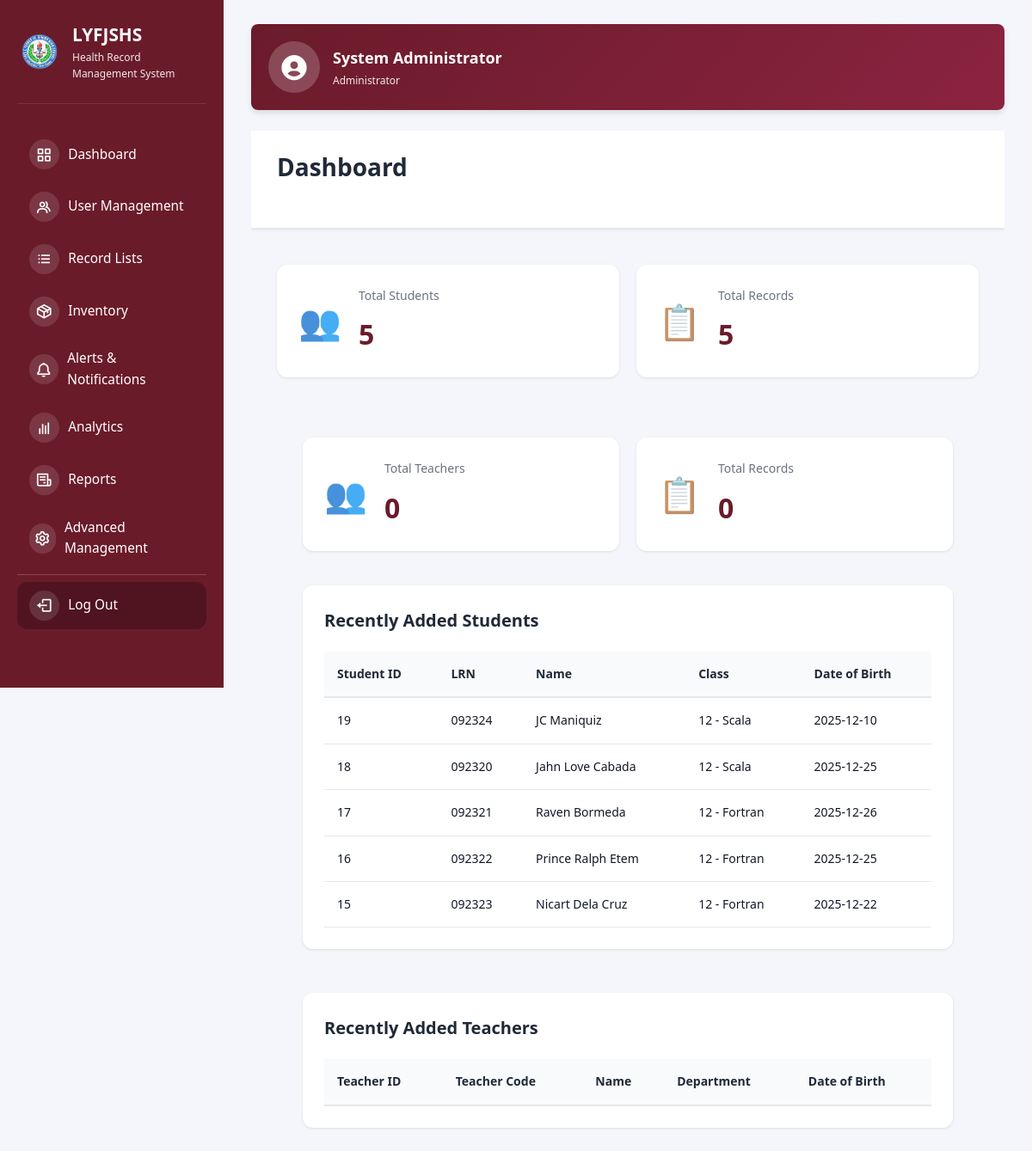
The app's page /dashboard (signed in) with its own data.
### tables this page shows
CREATE TABLE users (
            id INTEGER PRIMARY KEY AUTOINCREMENT,
            username TEXT UNIQUE NOT NULL,
            password TEXT NOT NULL,
            fullname TEXT NOT NULL,
            email TEXT NOT NULL,
            role TEXT DEFAULT 'health_officer',
            advisory_class TEXT,
            is_active INTEGER DEFAULT 1,
            created_at TIMESTAMP DEFAULT CURRENT_TIMESTAMP
        );

CREATE TABLE students (
            id INTEGER PRIMARY KEY AUTOINCREMENT,
            studentLRN TEXT UNIQUE NOT NULL,
            name TEXT NOT NULL,
            class TEXT,
            dob DATE,
            address TEXT,
            parentContact TEXT,
            emergencyContact TEXT,
            height TEXT,
            weight TEXT,
            blood TEXT,
            pastIllnesses TEXT,
            allergies TEXT,
            conditions TEXT,
            vaccination TEXT,
            created_at TIMESTAMP DEFAULT CURRENT_TIMESTAMP
        );

### app.py (the view)
@app.route("/dashboard")
def dashboard():
    if not session.get("logged_in"):
        return redirect(url_for("login"))
    db = get_db_connection()
    if not db:
        flash("Database connection error.", "danger")
        return redirect(url_for("login"))
    try:
        cursor = db.cursor()
        cursor.execute("SELECT * FROM users WHERE id = ?", (session.get("user_id"),))
        current_user = cursor.fetchone()
        if current_user and safe_row_get(current_user, 'role') == 'class_advisor' and safe_row_get(current_user, 'advisory_class'):
            advisory_class = safe_row_get(current_user, 'advisory_class')
            cursor.execute("SELECT * FROM students WHERE class = ?", (advisory_class,))
            students = cursor.fetchall()
            total_students = len(students)
            total_records = len(
                [s for s in students if s["allergies"] or s["conditions"]]
            )
            cursor.execute("""
                SELECT id, studentLRN, name, class, dob
                FROM students
                WHERE class = ?
                ORDER BY id DESC
                LIMIT 5
            """, (advisory_class,))
            recent_students = cursor.fetchall()
            teachers = []
            total_teachers = 0
            total_teacher_records = 0
            recent_teachers = []
        else:
            cursor.execute("SELECT * FROM students")
            students = cursor.fetchall()
            total_students = len(students)
            total_records = len(
                [s for s in students if s["allergies"] or s["conditions"]]
            )
            cursor.execute("""
                SELECT id, studentLRN, name, class, dob
                FROM students
                ORDER BY id DESC
                LIMIT 5
            """)
            recent_students = cursor.fetchall()
        cursor.execute("SELECT * FROM teachers")
        teachers = cursor.fetchall()
        total_teachers = len(teachers)
        total_teacher_records = len(
            [t for t in teachers if t["allergies"] or t["conditions"]]
        )
        cursor.execute("""
            SELECT id, teacherID, name, department, dob
            FROM teachers
            ORDER BY id DESC
            LIMIT 5
        """)
        recent_teachers = cursor.fetchall()
        db.close()
        return render_template(
            "dashboard.html",
            current_user=current_user,
            total_students=total_students,
            total_records=total_records,
            total_teachers=total_teachers,
            total_teacher_records=total_teacher_records,
            recent_students=recent_students,
            recent_teachers=recent_teachers,
        )
    except sqlite3.Error as e:
        flash(f"Error loading dashboard: {str(e)}", "danger")
        if db:
            db.close()
        return redirect(url_for("login"))

### app.py (called while the page is built)
@app.before_request
def check_user_status():
    if session.get("logged_in"):
        if request.endpoint in ['login', 'logout', 'register']:
            return
        db = get_db_connection()
        if db:
            try:
                cursor = db.cursor()
                cursor.execute("SELECT is_active FROM users WHERE id = ?", (session.get("user_id"),))
                user = cursor.fetchone()
                db.close()
                if not user or not safe_row_get(user, 'is_active', 1):
                    session.clear()
                    flash("Your account has been disabled. Please contact the administrator.", "danger")
                    return redirect(url_for("login"))
            except sqlite3.Error:
                db.close()

@app.context_processor
def inject_user():
    user = None
    if session.get("logged_in"):
        db = get_db_connection()
        if db:
            try:
                cursor = db.cursor()
                cursor.execute("SELECT * FROM users WHERE id = ?", (session.get("user_id"),))
                user = cursor.fetchone()
                db.close()
            except sqlite3.Error:
                pass
    return {'current_user': user}

def get_db_connection():
    try:
        conn = sqlite3.connect(DATABASE)
        conn.row_factory = sqlite3.Row  # This enables column access by name
        return conn
    except sqlite3.Error as e:
        print(f"Database connection error: {e}")
        return None

def safe_row_get(row, key, default=None):
    if row is None:
        return default
    try:
        return row[key]
    except (IndexError, KeyError):
        return default

### templates/dashboard.html (shortened to what this page needs)
{% extends "base.html" %} {% block extra_css %}
<link
  rel="stylesheet"
  href="{{ url_for('static', filename='css/dashboard.css') }}"
/>
{% endblock %} {% block content %}
<header class="header">
  <h1 id="page-title">Dashboard</h1>
</header>
<main class="main-content">
  <div class="content">
    <div id="dashboard" class="page active">
      <div class="stats-container">
        <div class="stat-card">
          <div class="stat-icon">👥</div>
          <div class="stat-info">
            <h3>Total Students</h3>
            <p id="total-students">{{ total_students }}</p>
          </div>
        </div>
        <div class="stat-card">
          <div class="stat-icon">📋</div>
          <div class="stat-info">
            <h3>Total Records</h3>
            <p id="total-records">{{ total_records }}</p>
          </div>
        </div>
      </div>
   <div class="content">
    <div id="dashboard" class="page active">
      {% if session.get('role') in ['super_admin', 'health_officer'] %}
      <div class="stats-container">
        <div class="stat-card">
          <div class="stat-icon">👥</div>
          <div class="stat-info">
            <h3>Total Teachers</h3>
            <p id="total-students">{{ total_teachers }}</p>
          </div>
        </div>
        <div class="stat-card">
          <div class="stat-icon">📋</div>
          <div class="stat-info">
            <h3>Total Records</h3>
            <p id="total-record">{{ total_teacher_records }}</p>
          </div>
        </div>
      </div>
      {% endif %}
      <div class="recent-records">
        <h2>Recently Added Students</h2>
        <table id="recent-records-table">
          <thead>
            <tr>
              <th>Student ID</th>
              <th>LRN</th>
              <th>Name</th>
              <th>Class</th>
              <th>Date of Birth</th>
            </tr>
          </thead>
          <tbody>
            {% for student in recent_students %}
            <tr>
              <td>{{ student.id }}</td>
              <td>{{ student.studentLRN }}</td>
              <td>
                <a
                  >{{ student.name }}</a
                >
              </td>
              <td>{{ student.class }}</td>
              <td>{{ student.dob }}</td>
            </tr>
            {% endfor %}
          </tbody>
        </table>
      </div>
      {% if session.get('role') in ['super_admin', 'health_officer'] %}
      <br>
      <br>
      <div class="recent-records">
        <h2>Recently Added Teachers</h2>
        <table id="recent-teachers-table">
          <thead>
            <tr>
              <th>Teacher ID</th>
              <th>Teacher Code</th>
              <th>Name</th>
              <th>Department</th>
              <th>Date of Birth</th>
            </tr>
          </thead>
        </table>
      </div>
      {% endif %}
    </div>
    {% endblock %}

### templates/base.html (shortened to what this page needs)
<!DOCTYPE html>
<html lang="en">
  <head>
    <link
      href="https://unpkg.com/boxicons@2.1.4/css/boxicons.min.css"
      rel="stylesheet"
    />
    <link
      rel="stylesheet"
      href="{{ url_for('static', filename='css/dashboard.css') }}"
    />
    {% block extra_css %}{% endblock %}
  </head>
  <body>
    <div class="app-container">
      <aside class="sidebar" id="sidebar">
        <div class="sidebar-header">
          <img
            src="{{ url_for('static', filename='imgs/577258389_819623970710259_5288846695784598957_n-removebg-preview.png') }}"
            alt="School Logo"
            class="sidebar-logo"
          />
          <div class="sidebar-title">
            <h1>LYFJSHS</h1>
            <p>Health Record Management System</p>
          </div>
        </div>
        <nav class="sidebar-nav">
          <ul>
            <li>
              <a href="{{ url_for('dashboard') }}" class="nav-item">
                <span class="nav-icon"><i class="bx bx-grid-alt"></i></span>
                <span class="nav-label">Dashboard</span>
              </a>
            </li>
            {% if session.get('role') in ['super_admin', 'health_officer'] %}
            <li>
              <a href="{{ url_for('user_management') }}" class="nav-item">
                <span class="nav-icon"><i class="bx bx-group"></i></span>
                <span class="nav-label">User Management</span>
              </a>
            </li>
            {% endif %}
            <li>
              <a href="{{ url_for('record_lists') }}" class="nav-item">
                <span class="nav-icon"><i class="bx bx-list-ul"></i></span>
                <span class="nav-label">Record Lists</span>
              </a>
            </li>
            {% if session.get('role') in ['super_admin', 'health_officer'] %}
            <li>
              <a href="{{ url_for('inventory') }}" class="nav-item">
                <span class="nav-icon"><i class="bx bx-package"></i></span>
                <span class="nav-label">Inventory</span>
              </a>
            </li>
            <li>
              <a href="{{ url_for('alerts_dashboard') }}" class="nav-item">
                <span class="nav-icon"><i class="bx bx-bell"></i></span>
                <span class="nav-label">Alerts & Notifications</span>
              </a>
            </li>
            {% endif %} {% if session.get('role') in ['super_admin',
            'health_officer'] %}
            <li>
              <a href="{{ url_for('analytics') }}" class="nav-item">
                <span class="nav-icon"><i class="bx bx-bar-chart"></i></span>
                <span class="nav-label">Analytics</span>
              </a>
            </li>
            <li>
              <a href="{{ url_for('reports') }}" class="nav-item">
                <span class="nav-icon"><i class="bx bx-receipt"></i></span>
                <span class="nav-label">Reports</span>
              </a>
            </li>
            {% endif %} {% if session.get('role') in ['super_admin',
            'health_officer'] %}
            <li>
              <a href="{{ url_for('advanced_management') }}" class="nav-item">
                <span class="nav-icon"><i class="bx bx-cog"></i></span>
                <span class="nav-label">Advanced Management</span>
              </a>
            </li>
            {% endif %}
            <li class="nav-separator"></li>
            <li>
              <a href="{{ url_for('logout') }}" class="nav-item nav-logout">
                <span class="nav-icon"><i class="bx bx-log-out"></i></span>
                <span class="nav-label">Log Out</span>
              </a>
            </li>
          </ul>
        </nav>
      </aside>
      <div class="content-area">
        {% if session.get('logged_in') %}
        <div class="header-profile">
          <div class="profile-card-header">
            <div class="profile-avatar-header">
              <i class="bx bxs-user-circle"></i>
            </div>
            <div class="profile-info-header">
              <h3>
                {{ current_user.fullname if current_user else
                session.get('username') }}
              </h3>
              <p class="profile-role-header">Administrator</p>
            </div>
          </div>
        </div>
        {% endif %}
        <main class="main-content">{% block content %}{% endblock %}</main>
      </div>
    </div>
  </body>
</html>

### records on screen
users: fullname "System Administrator"
students: id "19", studentLRN "092324", name "JC Maniquiz", class "12 - Scala", dob "2025-12-10"
students: id "18", studentLRN "092320", name "Jahn Love Cabada", class "12 - Scala", dob "2025-12-25"
students: id "17", studentLRN "092321", name "Raven Bormeda", class "12 - Fortran", dob "2025-12-26"
students: id "16", studentLRN "092322", name "Prince Ralph Etem", class "12 - Fortran", dob "2025-12-25"
students: id "15", studentLRN "092323", name "Nicart Dela Cruz", class "12 - Fortran", dob "2025-12-22"

### other values on screen
{{ total_students }} "5"
{{ total_records }} "5"
{{ total_teachers }} "0"
{{ total_teacher_records }} "0"
